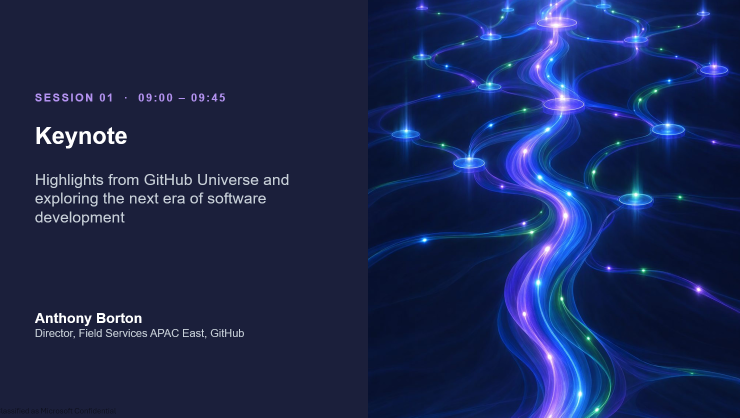
#> input picture docs/assets/1- Exploring the Next Era Hero.png, 1480 x 835 px (shown at 1/2 size); its folder holds only this picture in this run
$ python build_images.py
#> lines starting #> are read from the running program, lines starting #| are printed output that depends on the picture
"""Build the web images used by the site.

1. Generates hero artwork for chapters that do not have a supplied hero image.
2. Generates small WebP thumbnails (used by the home page and chapter cards)
   for every PNG in docs/assets and every generated hero.

Run from the repository root after adding or changing images:

    pip install pillow
    python scripts/build_images.py

The output is committed, so this is only needed when the source images change.
"""

import math
import random
import re
from pathlib import Path

from PIL import Image, ImageChops, ImageDraw, ImageFilter, ImageFont

ASSETS = Path("docs/assets")
GENERATED = ASSETS / "generated"
THUMBS = ASSETS / "thumbs"

HERO_SIZE = (1480, 835)  # Same 16:9 shape as the supplied hero images
THUMB_WIDTH = 640
SPLIT = 0.46  # Share of the width taken by the text panel

# Palettes follow the supplied hero images: a dark text panel on the left and
# glowing, flowing lines on the right. Accents are the glow colours.
CHAPTERS = {
    2: {
        "eyebrow": "CHAPTER 02",
        "title": "Secure by Design, Modern by Default",
        "subtitle": "Modernising your app to align with PSPF",
        "panel": "#101411",
        "bg": "#0a0e0b",
        "accents": ["#5fed83", "#4aa3ff", "#ae85ff", "#2ea043"],
        "label": "#5fed83",
    },
    3: {
        "eyebrow": "CHAPTER 03",
        "title": "Storytime",
        "subtitle": "",
        "panel": "#1b1f3b",
        "bg": "#140f2c",
        "accents": ["#ff7ab6", "#b392f0", "#ffb86b", "#7c4ddb"],
        "label": "#ff9ccf",
    },
    5: {
        "eyebrow": "CHAPTER 05",
        "title": "Building trustworthy software at scale",
        "subtitle": "Security, governance, compliance and policy",
        "panel": "#10243a",
        "bg": "#07192a",
        "accents": ["#3fd0c9", "#4aa3ff", "#5fed83", "#b392f0"],
        "label": "#6fe3dc",
    },
    6: {
        "eyebrow": "CHAPTER 06",
        "title": "Resources and Workshops",
        "subtitle": "",
        "panel": "#241a35",
        "bg": "#160e25",
        "accents": ["#ff9f43", "#ff6bcb", "#d4f23c", "#b392f0"],
        "label": "#ffb26b",
    },
}

FONT_DIRS = ["/usr/share/fonts/truetype/liberation", "/usr/share/fonts/truetype/dejavu"]


def font(bold: bool, size: int) -> ImageFont.FreeTypeFont:
    """Load a bold or regular sans font, using the first one found."""
    names = (["LiberationSans-Bold.ttf", "DejaVuSans-Bold.ttf"] if bold
             else ["LiberationSans-Regular.ttf", "DejaVuSans.ttf"])
    for folder in FONT_DIRS:
        for name in names:
            if (Path(folder) / name).exists():
                return ImageFont.truetype(str(Path(folder) / name), size)
    return ImageFont.load_default(size)


def glow_art(width: int, height: int, palette: dict, seed: int) -> Image.Image:
    """Flowing glowing lines with bright nodes, drawn on a dark background."""
#> called with width = 800, height = 835, seed = 2
    rng = random.Random(seed)  # Seeded so the artwork is identical on every run
    lines = Image.new("RGB", (width, height), "black")
#> lines: PIL image 800x835 RGB; every value is 0
    nodes = Image.new("RGB", (width, height), "black")
    draw_lines, draw_nodes = ImageDraw.Draw(lines), ImageDraw.Draw(nodes)

    for _ in range(18):
        centre = rng.uniform(0.2, 0.8) * width
        amplitude = rng.uniform(0.06, 0.32) * width
        frequency = rng.uniform(0.7, 2.0)
        phase = rng.uniform(0, math.tau)
        colour = rng.choice(palette["accents"])
        points = []
        for y in range(0, height + 1, 4):
            t = y / height
            # Lines fan out at the top and pull together toward the bottom
            x = centre + amplitude * math.sin(frequency * t * math.tau + phase) * (1.1 - t)
            points.append((x, y))
        draw_lines.line(points, fill=colour, width=rng.choice([2, 2, 3, 4]), joint="curve")
        for x, y in rng.sample(points, 4):
            r = rng.choice([3, 4, 6])
            draw_nodes.ellipse((x - r, y - r, x + r, y + r), fill="white")
            draw_nodes.ellipse((x - 2 * r, y - 2 * r, x + 2 * r, y + 2 * r), outline=colour, width=2)

    # Screen-blend blurred copies over the background to create the glow
    art = Image.new("RGB", (width, height), palette["bg"])
    for layer, radii in ((lines, (28, 10)), (nodes, (14,))):
        for radius in radii:
            art = ImageChops.screen(art, layer.filter(ImageFilter.GaussianBlur(radius)))
        art = ImageChops.screen(art, layer)
#> this loop made 2 passes
#> radii on passes 1 to 2: (28, 10), (14,)
    return art


def spaced_text(draw, xy, text, fill, fnt, spacing):
    """Draw letter-spaced text; Pillow has no tracking option."""
    x, y = xy
    for char in text:
        draw.text((x, y), char, fill=fill, font=fnt)
        x += draw.textlength(char, font=fnt) + spacing


def wrap(draw, text, fnt, max_width):
    lines, current = [], ""
    for word in text.split():
        trial = f"{current} {word}".strip()
        if draw.textlength(trial, font=fnt) <= max_width:
            current = trial
        else:
            lines.append(current)
            current = word
    return lines + [current]


def make_hero(number: int, spec: dict) -> Path:
    width, height = HERO_SIZE
    split = int(width * SPLIT)
    image = Image.new("RGB", HERO_SIZE, spec["panel"])

    # The art fades in from the text panel so there is no hard seam
    art = glow_art(width - split, height, spec, seed=number)
    mask = Image.new("L", art.size, 255)
#> mask: PIL image 800x835 L; every value is 255
    mask.paste(Image.linear_gradient("L").rotate(90).resize((180, height)), (0, 0))
    image.paste(art, (split, 0), mask)

    draw = ImageDraw.Draw(image)
    left, max_width = 80, split - 130
    title_font, sub_font = font(True, 60), font(False, 30)
    title_lines = wrap(draw, spec["title"], title_font, max_width)
#> title_lines = ['Secure by Design,', 'Modern by Default']
    sub_lines = wrap(draw, spec["subtitle"], sub_font, max_width) if spec["subtitle"] else []
#> sub_lines = ['Modernising your app to align with PSPF']

    # Centre the text block vertically
    block = 80 + len(title_lines) * 72 + (30 + len(sub_lines) * 42 if sub_lines else 0)
#> block = 296
    y = (height - block) // 2
#> y = 269
    spaced_text(draw, (left, y), spec["eyebrow"], spec["label"], font(True, 26), 5)
    y += 80
#> y = 349
    for line in title_lines:
        draw.text((left, y), line, fill="white", font=title_font)
        y += 72
#> this loop made 2 passes
#> (line, y) on passes 1 to 2: ('Secure by Design,', 421), ('Modern by Default', 493)
#> after the loop, y = 493
    y += 30
#> y = 523
    for line in sub_lines:
        draw.text((left, y), line, fill="#c9cbe0", font=sub_font)
        y += 42
#> this loop made 1 pass
#> (line, y) on pass 1: ('Modernising your app to align with PSPF', 565)
#> after the loop, y = 565

    GENERATED.mkdir(parents=True, exist_ok=True)
    out = GENERATED / f"chapter-{number}-hero.webp"
    image.save(out, "WEBP", quality=88, method=6)
#> call 2 of make_hero, with number = 3
#> the loop in glow_art (call 2), `for layer, radii in ((lines, (28, 10)), (nodes, (14,))):` made 2 passes
#> pass 1, in glow_art (call 2), `art = ImageChops.screen(art, layer)`:
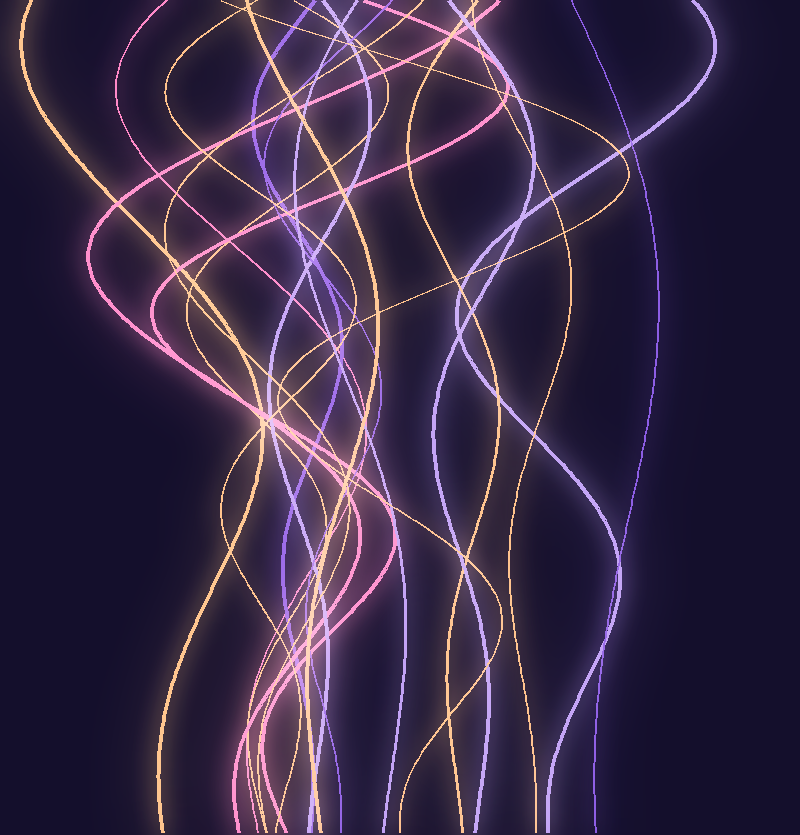
#> art: PIL image 800x835 RGB; mean R, G, B 56.1, 41.3, 70.7
#> in make_hero (call 2), `title_lines = wrap(draw, spec["title"], title_font, max_width)`: title_lines = ['Storytime']
#> in make_hero (call 2), `sub_lines = wrap(draw, spec["subtitle"], sub_font, max_width) if spec[..`: sub_lines = []
#> in make_hero (call 2), `block = 80 + len(title_lines) * 72 + (30 + len(sub_lines) * 42 if sub_..`: block = 152
#> in make_hero (call 2), `y = (height - block) // 2`: y = 341
#> in make_hero (call 2), `y += 80`: y = 421
#> the loop in make_hero (call 2), `for line in title_lines:` made 1 pass
#> after the loop in make_hero (call 2), `for line in title_lines:`: y = 493
#> in make_hero (call 2), `y += 30`: y = 523
#> in make_hero (call 2), `image.save(out, "WEBP", quality=88, method=6)`:
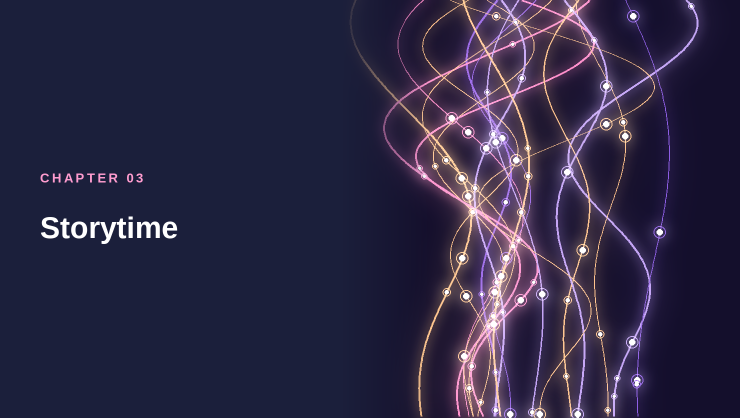
#> saved as chapter-3-hero.webp: PIL image 1480x835 RGB (shown at 1/2 size); mean R, G, B 46.2, 40.7, 69.1
#> call 3 of make_hero, with number = 5
#> the loop in glow_art (call 3), `for layer, radii in ((lines, (28, 10)), (nodes, (14,))):` made 2 passes
#> pass 1, in glow_art (call 3), `art = ImageChops.screen(art, layer)`:
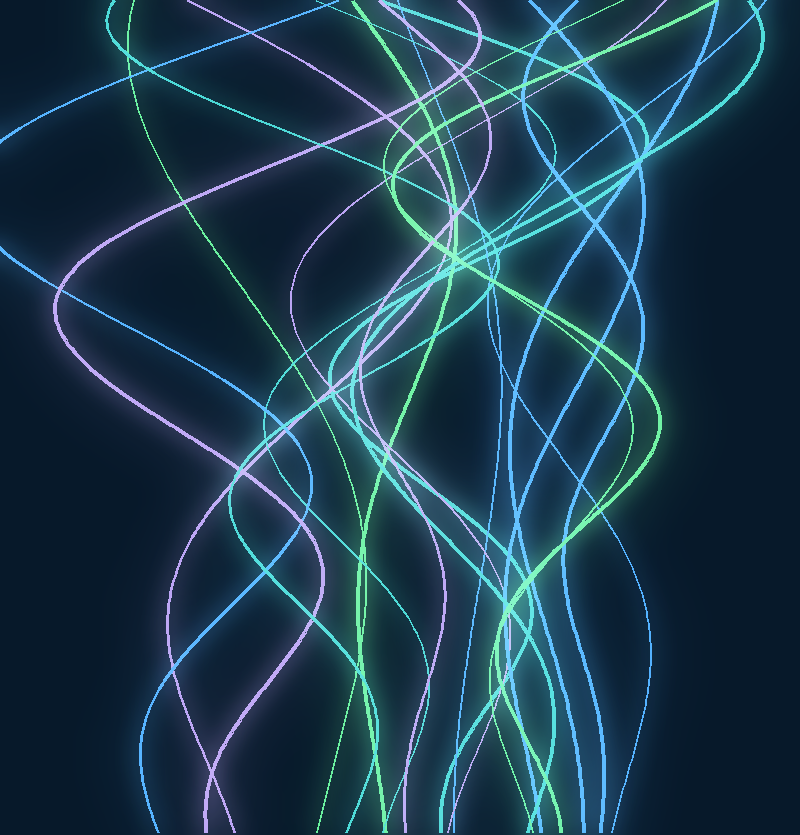
#> art: PIL image 800x835 RGB; mean R, G, B 28.5, 59.9, 78.4
#> in make_hero (call 3), `title_lines = wrap(draw, spec["title"], title_font, max_width)`: title_lines = ['Building', 'trustworthy', 'software at scale']
#> in make_hero (call 3), `sub_lines = wrap(draw, spec["subtitle"], sub_font, max_width) if spec[..`: sub_lines = ['Security, governance, compliance and', 'policy']
#> in make_hero (call 3), `block = 80 + len(title_lines) * 72 + (30 + len(sub_lines) * 42 if sub_..`: block = 410
#> in make_hero (call 3), `y = (height - block) // 2`: y = 212
#> in make_hero (call 3), `y += 80`: y = 292
#> the loop in make_hero (call 3), `for line in title_lines:` made 3 passes
#> (line, y) on passes 1 to 3: ('Building', 364), ('trustworthy', 436), ('software at scale', 508)
#> after the loop in make_hero (call 3), `for line in title_lines:`: y = 508
#> in make_hero (call 3), `y += 30`: y = 538
#> the loop in make_hero (call 3), `for line in sub_lines:` made 2 passes
#> (line, y) on passes 1 to 2: ('Security, governance, compliance and', 580), ('policy', 622)
#> after the loop in make_hero (call 3), `for line in sub_lines:`: y = 622
#> in make_hero (call 3), `image.save(out, "WEBP", quality=88, method=6)`:
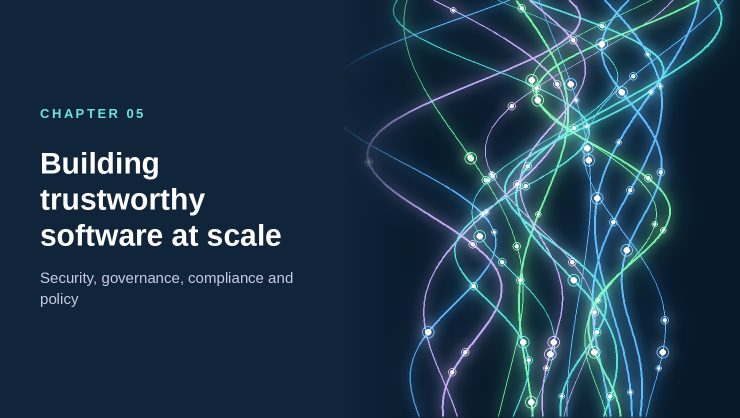
#> saved as chapter-5-hero.webp: PIL image 1480x835 RGB (shown at 1/2 size); mean R, G, B 29.4, 55.3, 75.1
#> call 4 of make_hero, with number = 6
#> the loop in glow_art (call 4), `for layer, radii in ((lines, (28, 10)), (nodes, (14,))):` made 2 passes
#> pass 1, in glow_art (call 4), `art = ImageChops.screen(art, layer)`:
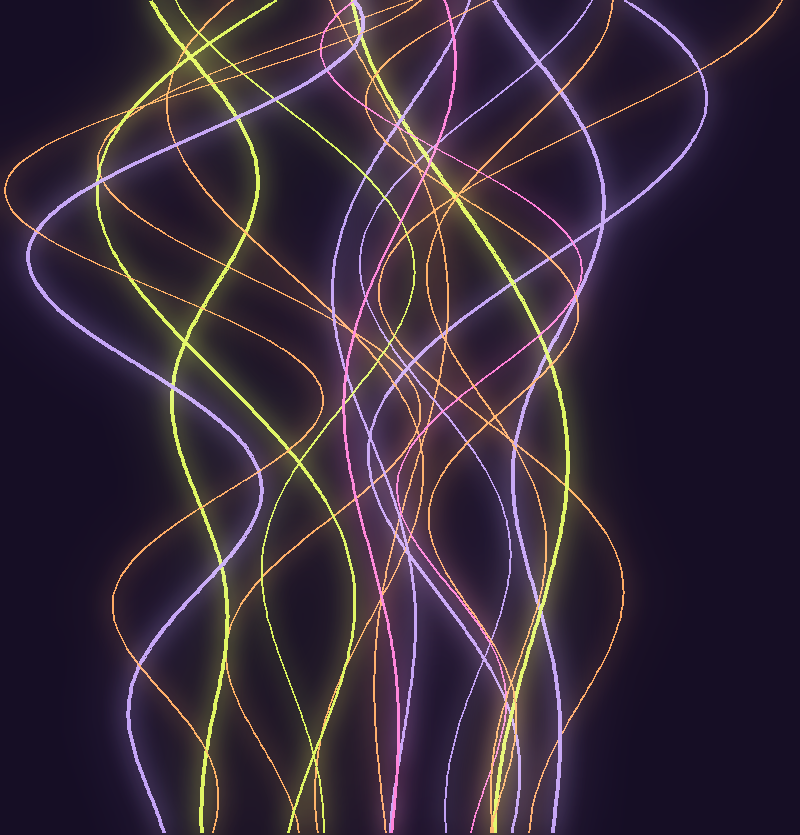
#> art: PIL image 800x835 RGB; mean R, G, B 56.4, 42.8, 58.3
#> in make_hero (call 4), `image.paste(art, (split, 0), mask)`:
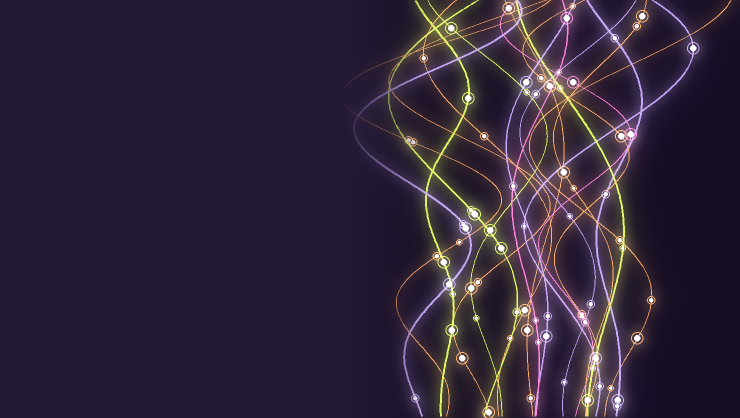
#> image: PIL image 1480x835 RGB (shown at 1/2 size); mean R, G, B 50, 38, 58.7
#> in make_hero (call 4), `title_lines = wrap(draw, spec["title"], title_font, max_width)`: title_lines = ['Resources and', 'Workshops']
#> in make_hero (call 4), `sub_lines = wrap(draw, spec["subtitle"], sub_font, max_width) if spec[..`: sub_lines = []
#> in make_hero (call 4), `block = 80 + len(title_lines) * 72 + (30 + len(sub_lines) * 42 if sub_..`: block = 224
#> in make_hero (call 4), `y = (height - block) // 2`: y = 305
#> in make_hero (call 4), `y += 80`: y = 385
#> the loop in make_hero (call 4), `for line in title_lines:` made 2 passes
#> (line, y) on passes 1 to 2: ('Resources and', 457), ('Workshops', 529)
#> after the loop in make_hero (call 4), `for line in title_lines:`: y = 529
#> in make_hero (call 4), `y += 30`: y = 559
    return out


def slug(path: Path) -> str:
    return re.sub(r"[^a-z0-9]+", "-", path.stem.lower()).strip("-")


def make_thumb(source: Path) -> Path:
    image = Image.open(source).convert("RGB")
    height = round(image.height * THUMB_WIDTH / image.width)
#> height = 361
    THUMBS.mkdir(parents=True, exist_ok=True)
    out = THUMBS / f"{slug(source)}.webp"
    image.resize((THUMB_WIDTH, height), Image.LANCZOS).save(out, "WEBP", quality=82, method=6)
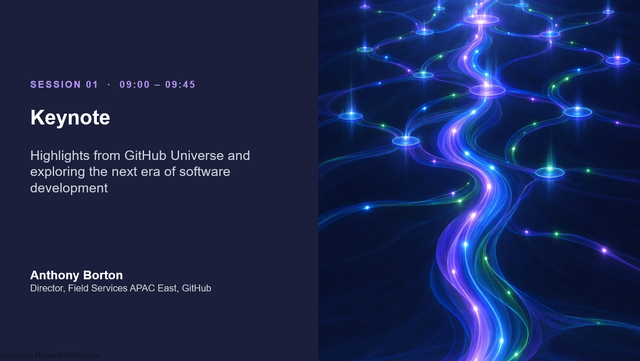
#> saved as 1-exploring-the-next-era-hero.webp: PIL image 640x361 RGB; mean R, G, B 26.2, 38, 81.3
    return out


if __name__ == "__main__":
    sources = sorted(ASSETS.glob("*.png"))
    sources += [make_hero(number, spec) for number, spec in CHAPTERS.items()]
    for source in sources:
        print(f"{source.name} -> {make_thumb(source).relative_to(ASSETS)}")
